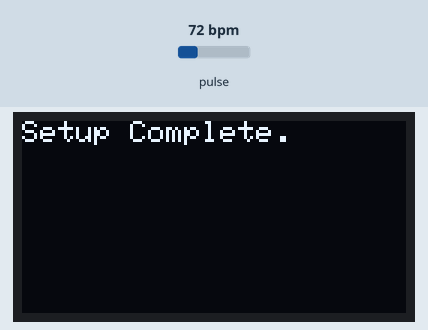
The sketch below on a simulated ESP32-C3. Shown: 128×64 one-colour display. Inputs (shaded band) come from the test bench; at power-on: pulse 72 bpm. What the sketch prints to the serial monitor is not drawn.

Above: at 1.1 s.
At 3.2 s:
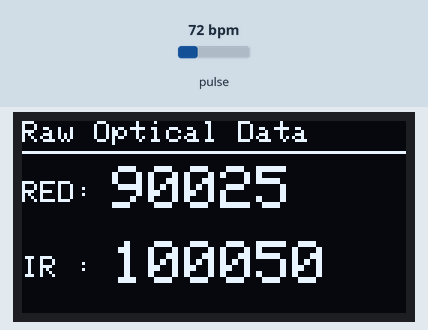
3.3 s: pulse set to 42 bpm
At 3.49 s:
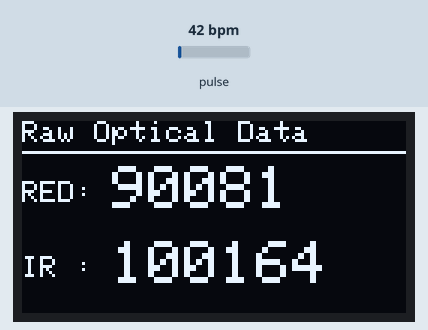
4.8 s: pulse set to 70 bpm
At 5.02 s:
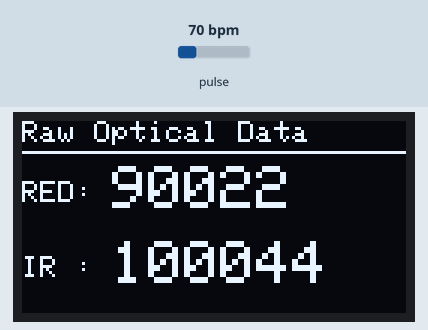
6.3 s: pulse set to 100 bpm
At 6.54 s:
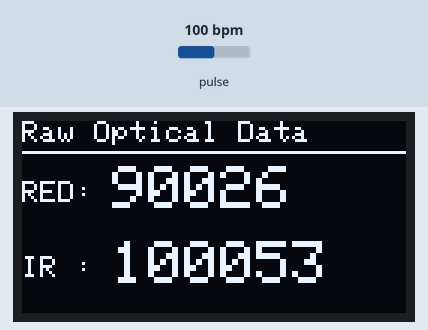
Timing chart, 0 to 9.3 s (numbered marks = the images above; inputs shaded):
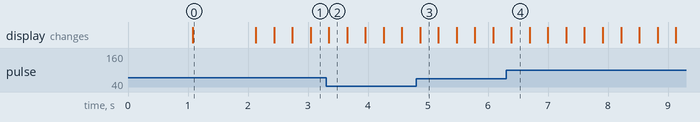

The sketch:

Hemoglobin_project_calibration_ir_and_red_light.ino
```cpp
#include <Wire.h>
#include <Adafruit_GFX.h>
#include <Adafruit_SSD1306.h>
#include "MAX30105.h" // Works for MAX30102

// OLED Display Settings
#define SCREEN_WIDTH 128
#define SCREEN_HEIGHT 64
#define OLED_RESET    -1
#define SCREEN_ADDRESS 0x3C // Standard I2C address for 0.96" OLED
Adafruit_SSD1306 display(SCREEN_WIDTH, SCREEN_HEIGHT, &Wire, OLED_RESET);

// MAX30102 Sensor Object
MAX30105 particleSensor;

void setup() {
  Serial.begin(115200);
  Wire.begin(); // Uses default SDA and SCL pins on ESP32-C3

  // 1. Initialize OLED
  if(!display.begin(SSD1306_SWITCHCAPVCC, SCREEN_ADDRESS)) {
    Serial.println(F("SSD1306 allocation failed"));
    for(;;); // Don't proceed, loop forever
  }
  display.clearDisplay();
  display.setTextSize(1);
  display.setTextColor(SSD1306_WHITE);
  display.setCursor(0, 0);
  display.println("Initializing...");
  display.display();
  delay(1000);

  // 2. Initialize MAX30102
  if (!particleSensor.begin(Wire, I2C_SPEED_FAST)) {
    Serial.println("MAX30102 was not found. Please check wiring/power.");
    display.clearDisplay();
    display.setCursor(0, 0);
    display.println("Sensor Error!");
    display.display();
    while (1);
  }

  // 3. Configure Sensor for High Resolution
  byte ledBrightness = 0x1F; // Options: 0=Off to 255=50mA
  byte sampleAverage = 4;    // Options: 1, 2, 4, 8, 16, 32
  byte ledMode = 2;          // Options: 1 = Red only, 2 = Red + IR, 3 = Red + IR + Green
  int sampleRate = 400;      // Options: 50, 100, 200, 400, 800, 1000, 1600, 3200
  int pulseWidth = 411;      // Options: 69, 118, 215, 411
  int adcRange = 4096;       // Options: 2048, 4096, 8192, 16384

  particleSensor.setup(ledBrightness, sampleAverage, ledMode, sampleRate, pulseWidth, adcRange);

  display.clearDisplay();
  display.setCursor(0, 0);
  display.println("Setup Complete.");
  display.display();
  delay(1000);
}

void loop() {
  // Check if new data is available
  particleSensor.check();

  while (particleSensor.available()) {
    // Read raw Red and IR values
    uint32_t irValue = particleSensor.getIR();
    uint32_t redValue = particleSensor.getRed();

    // Print to Serial for data logging (CSV format: Red, IR)
    Serial.print(redValue);
    Serial.print(",");
    Serial.println(irValue);

    // Update OLED Display
    display.clearDisplay();

    // Title
    display.setTextSize(1);
    display.setCursor(0, 0);
    display.println("Raw Optical Data");
    display.drawLine(0, 10, 128, 10, SSD1306_WHITE);

    // Red Value
    display.setTextSize(1);
    display.setCursor(0, 20);
    display.print("RED:");
    display.setTextSize(2);
    display.setCursor(30, 15);
    display.print(redValue);

    // IR Value
    display.setTextSize(1);
    display.setCursor(0, 45);
    display.print("IR :");
    display.setTextSize(2);
    display.setCursor(30, 40);
    display.print(irValue);

    display.display();

    // Advance to next sample in the FIFO buffer
    particleSensor.nextSample();
  }
}
```

Measured:
- what the display in image 0 shows lasts 1.0 s, from 1.1 s to 2.1 s
